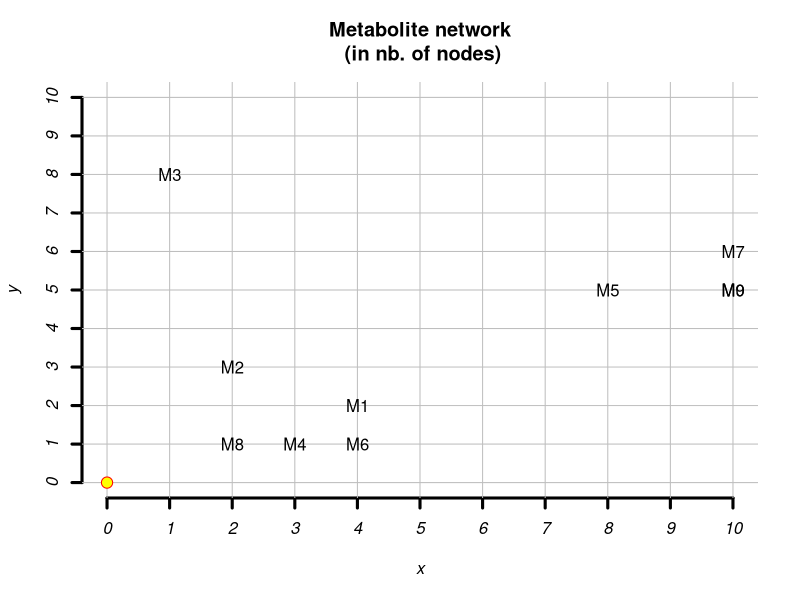

Source code (R):
#data_test
set.seed(7)
x=ceiling(runif(9,0,10))
y=ceiling(runif(9,0,10))
d_test=cbind(x,y)

names=paste("M",seq(0,9),sep="")

#Plotting data
plot(d_test,xlim=c(0,10), ylim=c(0,10), font.lab=3, pch=21, col="blue",type='n',axes=F)
title(main="Metabolite network\n (in nb. of nodes)")
axis(1,seq(0,10),lwd=3,font.axis=3); axis(2,seq(0,10),lwd=3,font.axis=3)
abline(h=seq(0,10), v=seq(0,10), col="grey")
text(d_test, labels=names)
points(0,0,pch=21, col="red", cex=1.5, bg="yellow")

d_test = rbind(c(0,0),d_test)

#Distance matrix
dist_matrix = matrix(NA, 10,10)
rownames(dist_matrix) <- names -> colnames(dist_matrix)
for (i in 1:nrow(d_test)){
  for (j in 1:nrow(d_test)){ 
    dist_matrix[i, j] = abs((d_test[i, 1] - d_test[j, 1])  + (d_test[i, 2] - d_test[j, 2]))
  }
}
(dist_matrix = as.dist(dist_matrix))
